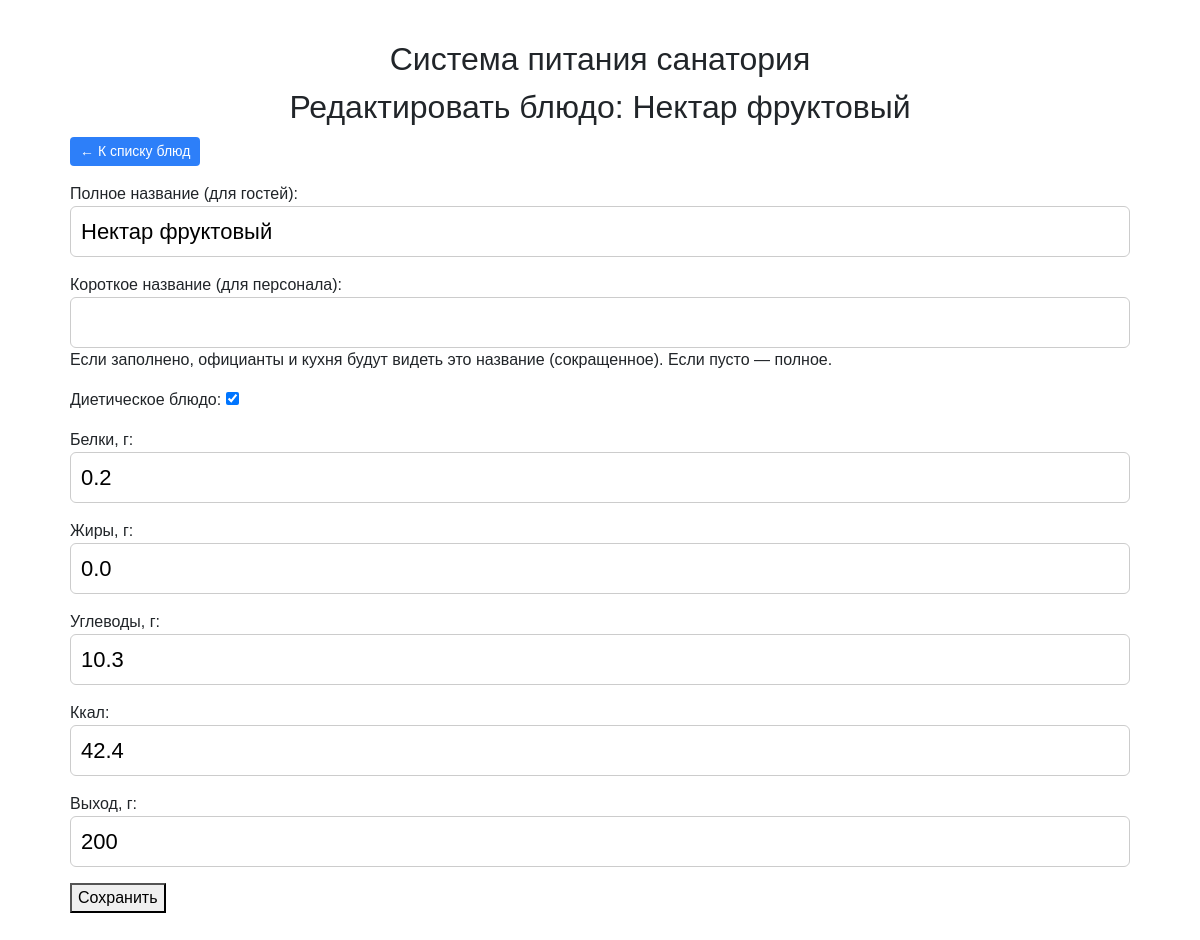
Page /dishes/65/edit/ (signed in) on the committed database.
### dining/models.py (models this page shows, shortened)
class Dish(models.Model):
    short_name = models.CharField(
        max_length=100,
        blank=True,
        verbose_name="Название для кухни/официантов",
        help_text="Если заполнено, официанты и кухня будут видеть это название (сокращенное). Если пусто — полное."
    )
    name = models.CharField(max_length=200, verbose_name="Название блюда")
    is_diet = models.BooleanField(default=False, verbose_name="Диетическое блюдо")
    proteins = models.DecimalField(
        max_digits=5, decimal_places=1, null=True, blank=True, verbose_name="Белки, г"
    )
    fats = models.DecimalField(
        max_digits=5, decimal_places=1, null=True, blank=True, verbose_name="Жиры, г"
    )
    carbs = models.DecimalField(
        max_digits=5, decimal_places=1, null=True, blank=True, verbose_name="Углеводы, г"
    )
    kcal = models.DecimalField(
        max_digits=6, decimal_places=1, null=True, blank=True, verbose_name="Ккал"
    )
    output = models.PositiveSmallIntegerField(  # НОВОЕ ПОЛЕ
        null=True, blank=True, verbose_name="Выход, г"
    )
    class Meta:
        verbose_name = "Блюдо"
        verbose_name_plural = "Блюда"

### dining/views.py (the view)
# urls.py: path("dishes/<int:dish_id>/edit/", views.dish_edit_view, name="dish_edit"),
@login_required
def dish_edit_view(request, dish_id):
    dish = get_object_or_404(Dish, id=dish_id)
    if request.method == "POST":
        form = DishForm(request.POST, instance=dish)
        if form.is_valid():
            form.save()
            return redirect("dish_list")
    else:
        form = DishForm(instance=dish)
    return render(request, "dining/dish_form.html", {"form": form, "dish": dish})

### dining/forms.py
class DishForm(forms.ModelForm):
    class Meta:
        model = Dish
        fields = ["name", "short_name", "is_diet", "proteins", "fats", "carbs", "kcal", "output"]
        labels = {
            "name": "Полное название (для гостей)",
            "short_name": "Короткое название (для персонала)",
            "is_diet": "Диетическое блюдо",
            "proteins": "Белки, г",
            "fats": "Жиры, г",
            "carbs": "Углеводы, г",
            "kcal": "Ккал",
            "output": "Выход, г",
        }

### templates/dining/dish_form.html (shortened to what this page needs)
{% extends "base.html" %}
{% block content %}
{% if dish %}
    <h1>Редактировать блюдо: {{ dish.name }}</h1>
{% else %}
    <h1>Добавить блюдо</h1>
{% endif %}
<p><a href="{% url 'dish_list' %}" class="btn-link">← К списку блюд</a></p>
<form method="post">
    {{ form.as_p }}
    <button type="submit">Сохранить</button>
</form>
{% endblock %}

### templates/base.html (style rules this page uses)
body { font-family: sans-serif; margin: 20px; }
.btn-link { display: inline-block; padding: 6px 12px; background: #2d7ff9; color: #fff; text-decoration: none; border-radius: 4px; font-size: 16px; }
h1 { font-size: 32px; margin: 0 0 10px 0; text-align: center; }
input[type="text"], input[type="number"], input[type="date"] { font-size: 22px; padding: 8px 10px; border-radius: 6px; border: 1px solid #ccc; width: 100%; box-sizing: border-box; }
.btn-link { display: inline-block; padding: 4px 10px; background: #2d7ff9; color: #fff; text-decoration: none; border-radius: 4px; font-size: 14px; }

### rows in the picture
Dish: name "Нектар фруктовый", is_diet "☑", proteins "0.2", fats "0.0", carbs "10.3", kcal "42.4", output "200"
